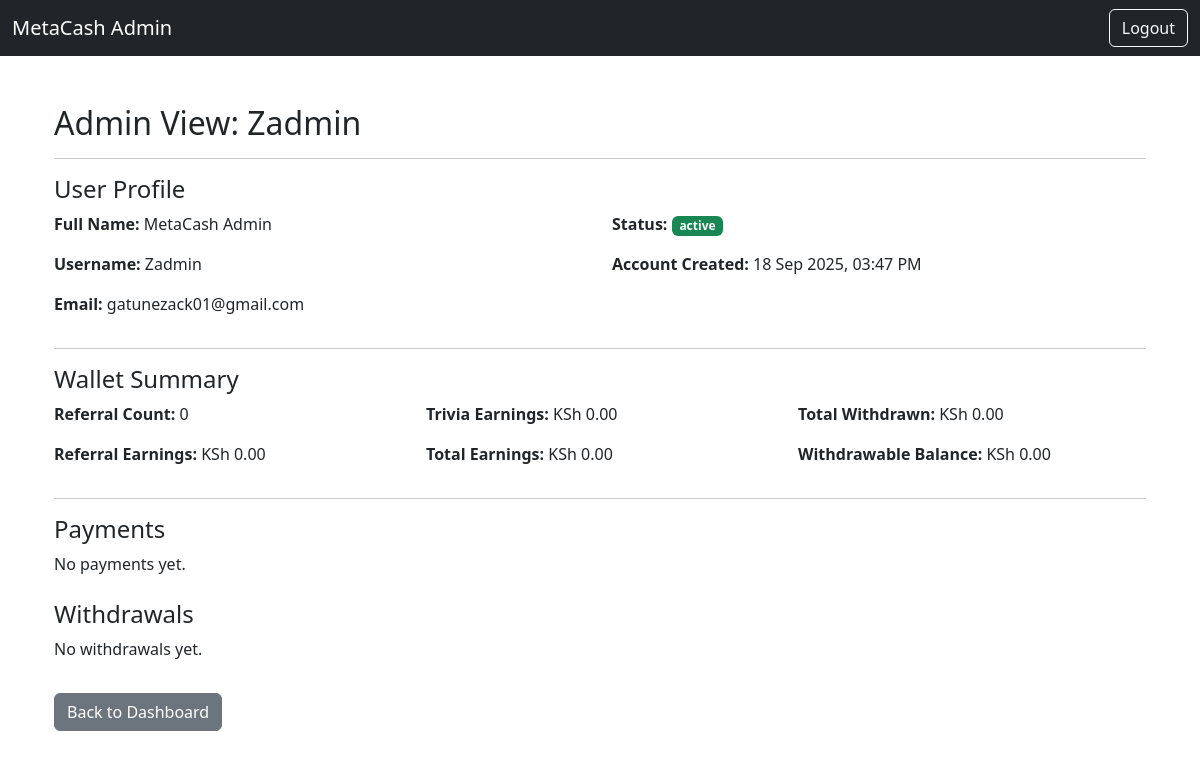
Screenshot of /admin/user/4 (signed in) with the database file from the repository.
### app/models.py (models this page shows, shortened)
class User(db.Model, UserMixin):
    id = db.Column(db.Integer, primary_key=True)
    full_name = db.Column(db.String(100), nullable=False)
    username = db.Column(db.String(50), unique=True, nullable=False)
    email = db.Column(db.String(100), unique=True, nullable=False)
    mpesa_no = db.Column(db.String(15), nullable=False)
    password = db.Column(db.String(200), nullable=False)
    referral_code = db.Column(db.String(50), nullable=True)
    referred_by = db.Column(db.Integer, db.ForeignKey('user.id'), nullable=True)
    referrer_username = db.Column(db.String(50), nullable=True)
    status = db.Column(db.String(20), default='new')  # new, pending_approval, active, declined
    is_admin = db.Column(db.Boolean, default=False)
    created_at = db.Column(db.DateTime, default=datetime.utcnow)
    updated_at = db.Column(db.DateTime, default=datetime.utcnow, onupdate=datetime.utcnow)
    payments = db.relationship('Payment', backref='user', lazy=True)
    referrals = db.relationship('User', backref=db.backref('referrer', remote_side=[id]), lazy='dynamic')
    withdrawals = db.relationship('Withdrawal', backref='user', lazy=True)
    trivia_answers = db.relationship('TriviaAnswer', backref='user', lazy=True)
    spins = db.relationship('Spin', backref='user', lazy=True)
    whatsapp_posts = db.relationship('WhatsAppPost', backref='user', lazy=True)

### app/routes/admin_routes.py (the view)
@admin_bp.route('/user/<int:user_id>', methods=['GET'])
@login_required
@admin_required
def admin_user_view(user_id):
    user = User.query.get_or_404(user_id)
    referral_count = user.referrals.count()
    referral_earnings = referral_count * 70
    trivia_earnings = sum(q.earned for q in getattr(user, 'trivia_answers', []))
    spin_stakes = sum(s.stake for s in getattr(user, 'spins', []))
    spin_wins = sum(s.reward for s in getattr(user, 'spins', []) if s.reward > 0)
    total_approved_withdrawals = sum(w.amount for w in user.withdrawals if w.status == 'approved')
    withdrawable_balance = referral_earnings + trivia_earnings + spin_wins - total_approved_withdrawals - spin_stakes
    withdrawable_balance = max(withdrawable_balance, 0)
    withdrawals = Withdrawal.query.filter_by(user_id=user.id).order_by(Withdrawal.id.desc()).all()
    payments = Payment.query.filter_by(user_id=user.id).order_by(Payment.id.desc()).all()
    total_earnings = referral_earnings + trivia_earnings + spin_wins
    total_withdrawn = total_approved_withdrawals + spin_stakes
    return render_template(
        'admin_user_view.html',
        user=user,
        referral_earnings=referral_earnings,
        referral_count=referral_count,
        trivia_earnings=trivia_earnings,
        withdrawable_balance=withdrawable_balance,
        withdrawals=withdrawals,
        payments=payments,
        total_earnings=total_earnings,
        total_withdrawn=total_withdrawn
    )

### app/__init__.py (called while the page is built)
def create_app():
    app = Flask(__name__)
    if os.getenv("FLASK_ENV") == "production":
        app.config.from_object(ProductionConfig)
    else:
        app.config.from_object(DevelopmentConfig)
    db.init_app(app)
    login_manager.init_app(app)
    migrate.init_app(app, db)
    from app.models import User
    from app.routes.user_routes import user_bp
    from app.routes.admin_routes import admin_bp
    login_manager.login_view = "user.login"
    @login_manager.user_loader
    def load_user(user_id):
        return User.query.get(int(user_id))
    app.register_blueprint(user_bp)
    app.register_blueprint(admin_bp)
    return app

### app/routes/admin_routes.py (called while the page is built)
def admin_required(f):
    @wraps(f)
    def wrapper(*args, **kwargs):
        if not current_user.is_authenticated or not current_user.is_admin:
            flash("Admin access required.", "danger")
            return redirect(url_for('admin_bp.admin_login'))
        return f(*args, **kwargs)
    return wrapper

### app/templates/admin_user_view.html (shortened to what this page needs)
{% extends "base.html" %}
{% block content %}
<div class="container mt-5">
    <h2>Admin View: {{ user.username }}</h2>
    <hr>
    <h4>User Profile</h4>
    <div class="row">
        <div class="col-md-6">
            <p><strong>Full Name:</strong> {{ user.full_name or "N/A" }}</p>
            <p><strong>Username:</strong> {{ user.username }}</p>
            <p><strong>Email:</strong> {{ user.email }}</p>
        </div>
        <div class="col-md-6">
            <p><strong>Status:</strong>
                {% if user.status == 'active' %}
                    <span class="badge bg-success">{{ user.status }}</span>
                {% elif user.status == 'pending' %}
                    <span class="badge bg-warning text-dark">{{ user.status }}</span>
                {% else %}
                    <span class="badge bg-secondary">{{ user.status or "N/A" }}</span>
                {% endif %}
            </p>
            <p><strong>Account Created:</strong> {{ user.created_at.strftime('%d %b %Y, %I:%M %p') if user.created_at else "N/A" }}</p>
        </div>
    </div>
    <hr>
    <h4>Wallet Summary</h4>
    <div class="row">
        <div class="col-md-4">
            <p><strong>Referral Count:</strong> {{ referral_count }}</p>
            <p><strong>Referral Earnings:</strong> KSh {{ "{:,.2f}".format(referral_earnings) }}</p>
        </div>
        <div class="col-md-4">
            <p><strong>Trivia Earnings:</strong> KSh {{ "{:,.2f}".format(trivia_earnings) }}</p>
            <p><strong>Total Earnings:</strong> KSh {{ "{:,.2f}".format(total_earnings) }}</p>
        </div>
        <div class="col-md-4">
            <p><strong>Total Withdrawn:</strong> KSh {{ "{:,.2f}".format(total_withdrawn) }}</p>
            <p><strong>Withdrawable Balance:</strong> KSh {{ "{:,.2f}".format(withdrawable_balance) }}</p>
        </div>
    </div>
    <hr>
    <h4>Payments</h4>
    {% if payments %}
        <div class="table-responsive">
            <table class="table table-striped table-bordered">
                <thead class="table-dark">
                    <tr>
                        <th>ID</th>
                        <th>Amount (KSh)</th>
                        <th>Status</th>
                        <th>Date</th>
                    </tr>
                </thead>
                <tbody>
                    {% for payment in payments %}
                    <tr>
                        <td>{{ payment.id }}</td>
                        <td>{{ "{:,.2f}".format(payment.amount) }}</td>
                        <td>{{ payment.status }}</td>
                        <td>{{ payment.created_at.strftime('%d %b %Y, %I:%M %p') if payment.created_at else "N/A" }}</td>
                    </tr>
                    {% endfor %}
                </tbody>
            </table>
        </div>
    {% else %}
        <p>No payments yet.</p>
    {% endif %}
    <h4 class="mt-4">Withdrawals</h4>
    {% if withdrawals %}
        <div class="table-responsive">
            <table class="table table-striped table-bordered">
                <thead class="table-dark">
                    <tr>
                        <th>ID</th>
                        <th>Amount (KSh)</th>
                        <th>Status</th>
                        <th>Date</th>
                    </tr>
                </thead>
                <tbody>
                    {% for w in withdrawals %}
                    <tr>
                        <td>{{ w.id }}</td>
                        <td>{{ "{:,.2f}".format(w.amount) }}</td>
                        <td>{{ w.status }}</td>
                        <td>{{ w.created_at.strftime('%d %b %Y, %I:%M %p') if w.created_at else "N/A" }}</td>
                    </tr>
                    {% endfor %}
                </tbody>
            </table>
        </div>
    {% else %}
        <p>No withdrawals yet.</p>
    {% endif %}
    <a href="{{ url_for('admin_bp.admin_dashboard') }}" class="btn btn-secondary mt-3">Back to Dashboard</a>
</div>
{% endblock %}

### rows the page displays
User: username "Zadmin", full_name "MetaCash Admin", email "gatunezack01@gmail.com", status "active", created_at "18 Sep 2025, 03:47 PM"

### other values shown
{{ referral_count }} "0"
{{ "{:,.2f}".format(referral_earnings) }} "0.00"
{{ "{:,.2f}".format(trivia_earnings) }} "0.00"
{{ "{:,.2f}".format(total_earnings) }} "0.00"
{{ "{:,.2f}".format(total_withdrawn) }} "0.00"
{{ "{:,.2f}".format(withdrawable_balance) }} "0.00"
